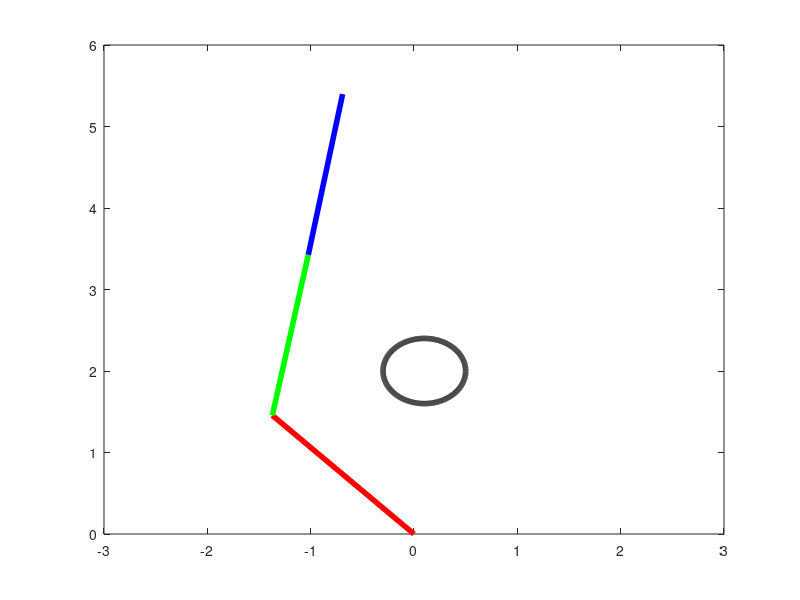
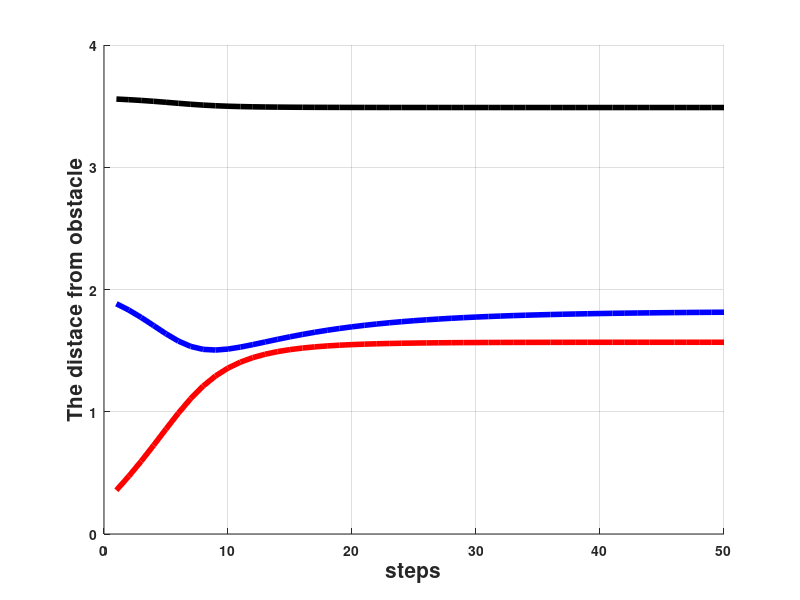
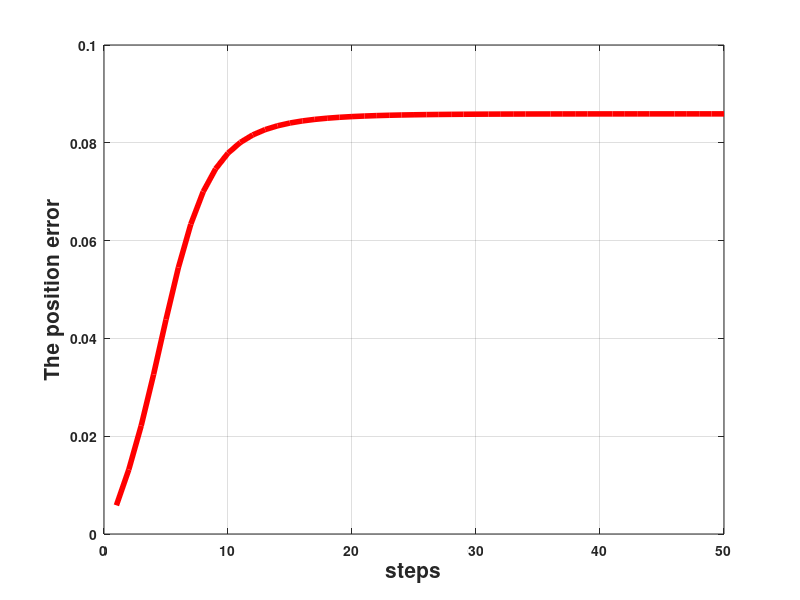

Reproduce these figures in MATLAB, in order.
clear all
close all
% Link length
l1 = 2;
l2 = 2;
l3 = 2;


%Initial joint angles in radian

theta1 = 1.7;
theta2 = -0.5;
theta3 = 1;

% Each Joint Positions using forward kinematic. 
    
px1 = l1*cos(theta1);
py1 = l1*sin(theta1);

px2 = l1*cos(theta1)+l2*cos(theta2+theta1);
py2 = l1*sin(theta1)+l2*sin(theta2+theta1);

px3 = l1*cos(theta1)+l2*cos(theta2+theta1)+l3*cos(theta3+theta2+theta1);
py3 = l1*sin(theta1)+l2*sin(theta2+theta1)+l3*sin(theta3+theta2+theta1);
       
% Target Point-calcuated by forward kinematic using the pre-defined joint angles....    

tp = [px3; py3]'; % Target position 

% centre of the circle obstacle

cen_ox = 0.1; % centre of the circle obstacle x position
cen_oy = 2; % centre of the circle obstacle y position

ox = cen_ox;
oy = cen_oy;
  
% Points values surround the circle obstacle to draw circle.(leave this unchanged)
    ang=0:0.01:2*pi; 
    
    oxp=0.4*cos(ang)+cen_ox;
    oyp=0.4*sin(ang)+cen_oy;

% a constant vlaue for increment of q0
    k0 = 0.1;
    
        
% Identity Matrix
    
In = [1 0 0; 0 1 0; 0 0 1];

steps=50;

%%
%your project start from here

for i = 1:steps
%Set velocity to zero, only allow internal motion
ve = [0;0;];


% complete the inverse kinematics using Jacobian for the redundant
% manipulator
J=[-py3 -(py3-py1) -(py3-py2);
   px3 px3-px1 px3-px2];

Jr = J'*inv(J*J');


% the distance  between P1,P2,P3 and the centre of the obstacle (cen_ox,
% cen_oy)

distance = [sqrt((px1-ox)*(px1-ox)+(py1-oy)*(py1-oy)); 
          sqrt((px2-ox)*(px2-ox)+(py2-oy)*(py2-oy));
           sqrt((px3-ox)*(px3-ox)+(py3-oy)*(py3-oy))];

%distance = [(2*l1*sin(theta1)*(ox - l1*cos(theta1)) - 2*l1*cos(theta1)*(oy - l1*sin(theta1)))/(2*((ox - l1*cos(theta1))^2 + (oy - l1*sin(theta1))^2)^(1/2)); 0; 0];
 
%"distance" should be a 3x1 vector

% select a joint which has minimum distance from the centre of obstacle

[min_dis min_joint]= min(distance);

% use the provided differentiation.m to compute the fomulis dw/dq, and let w_pq denotes dw/dq
%w = min_dis;

w_pq = [(2*l1*sin(theta1)*(ox -l1*cos(theta1)) - 2*l1*cos(theta1)*(oy-l1*sin(theta1)))/(2*((ox-l1*cos(theta1))^2 + (oy-l1*sin(theta1))^2)^(1/2))  0  0];

%compute the q0dot 
q0dot = k0*w_pq'; 

%compute qdot

qdot = (In - Jr*J)*q0dot;

theta1=qdot(1)+theta1;
theta2=qdot(2)+theta2;
theta3=qdot(3)+theta3;

px1 = l1*cos(theta1);
py1 = l1*sin(theta1);

px2 = l1*cos(theta1)+l2*cos(theta2+theta1);
py2 = l1*sin(theta1)+l2*sin(theta2+theta1);

px3 = l1*cos(theta1)+l2*cos(theta2+theta1)+l3*cos(theta3+theta2+theta1);
py3 = l1*sin(theta1)+l2*sin(theta2+theta1)+l3*sin(theta3+theta2+theta1);


% distances of P1,2,3 to the object
dis_j1(i) = distance(1);
dis_j2(i) = distance(2);
dis_j3(i) = distance(3);

% position error of the endeffector
error_p(i) = sum([abs(tp(1)-px3) abs(tp(2)-py3)]);


figure(1),
plot(tp(1), tp(2),'r*')
plot(px3, py3,'k*')
plot(oxp,oyp,'-k','LineWidth',4)
line([0 px1],[0 py1],'Color','r','LineWidth',4)
line([px1 px2],[py1 py2],'Color','g','LineWidth',4)
line([px2 px3],[py2 py3],'Color','b','LineWidth',4)
axis([-3 3,0,6])
drawnow;
pause(0.1)


end



%plotting, you can skip this part
plot_size = steps;
    
    figure(2), 
    hold on
    plot(1:1:plot_size,dis_j1,'r','LineWidth',4)
    plot(1:1:plot_size,dis_j2,'b','LineWidth',4)
    plot(1:1:plot_size,dis_j3,'k','LineWidth',4)
    set(gca,'FontSize',10,'fontWeight','bold')
    grid on
    xlabel('steps','FontSize', 15)
    ylabel('The distace from obstacle','FontSize', 15)

    figure(3), plot(1:1:plot_size,error_p,'r','LineWidth',4)
    hold on
    set(gca,'FontSize',10,'fontWeight','bold')
    grid on
    xlabel('steps','FontSize', 15)
    ylabel('The position error','FontSize', 15)
    
    
 